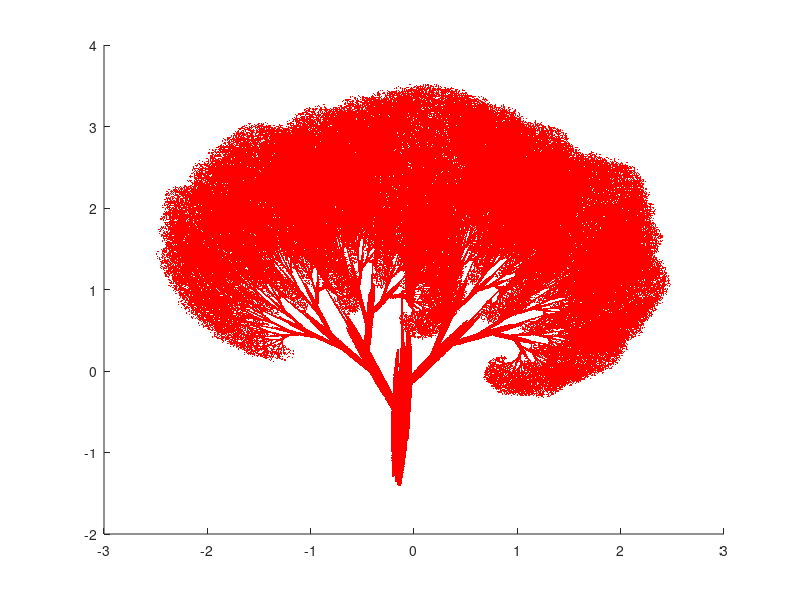

Here is the MATLAB script that generated this plot:
%N=198541;
N=2000000;
%F=Ax+B;
A1=[-0.04 0;-0.19 -0.47];
A2=[0.65 0;0 0.56];
A3=[0.41 0.46;-0.39 0.61];
A4=[0.52 -0.35;0.25 0.74];
B1=[-0.12;0.3];
B2=[0.06;1.56];
B3=[0.46;0.4];
B4=[-0.48;0.38];
p=[0.2 0.2 0.3 0.3];
a=[0;0];
kk=rand(1,N);
figure;
hold on;
plot(a(1),a(2),'.', 'MarkerEdgeColor','r','MarkerFaceColor','r','MarkerSize',1);
result=zeros(N,2);
k=1;
for i=1:N
    if(kk(i)<=p(1))
        a=A1*a+B1;
    elseif(kk(i)<=p(1)+p(2))
        a=A2*a+B2;
    elseif(kk(i)<=1-p(4))
        a=A3*a+B3;
    else
        a=A4*a+B4;
    end
    result(k,1)=a(1);
    result(k,2)=a(2);
    k=k+1;
end
plot(result(:,1),result(:,2),'.', 'MarkerEdgeColor','r','MarkerFaceColor','r','MarkerSize',1);